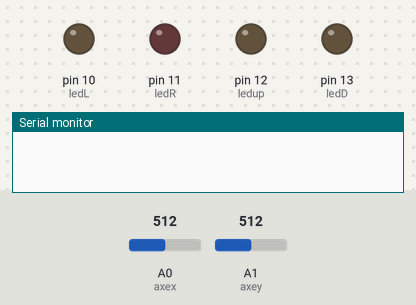
A sketch run on a simulated Arduino Uno, built with avr-gcc and run on an emulated ATmega328P. On the bench: output pins drawn as LEDs (lit = HIGH), the last lines printed to the serial monitor. The test bench sets the inputs (shaded band); at power-on: A0 (axex) = 512, A1 (axey) = 512.

Above: at 1.2 s.
1.3 s: A0 (axex) set to 414
2.8 s: A0 (axex) set to 391
At 3.1 s:
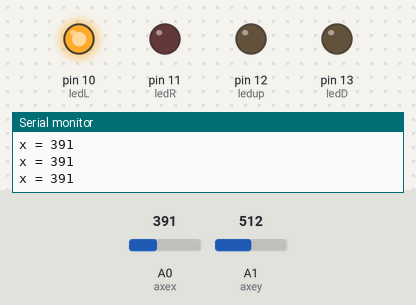
4.3 s: A1 (axey) set to 407
5.8 s: A1 (axey) set to 382
At 7.0 s:
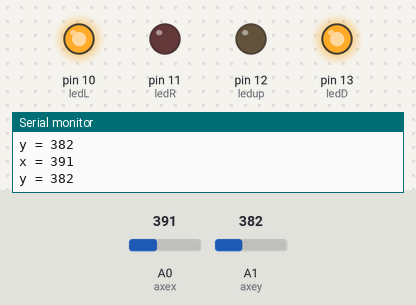
7.3 s: A0 (axex) set to 410
At 8.4 s:
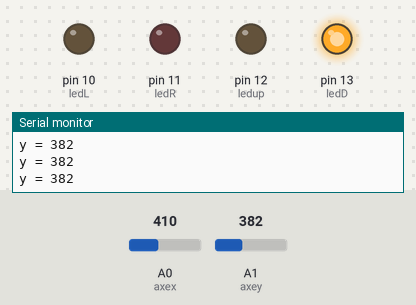
8.8 s: A1 (axey) set to 1023
At 9.5 s:
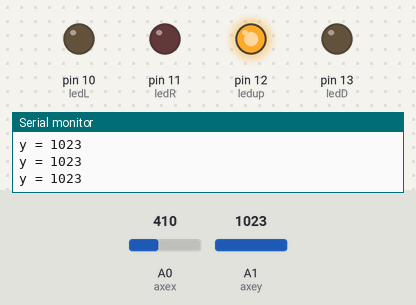
Timing chart, 0 to 11.3 s (numbered marks = the images above; inputs shaded):
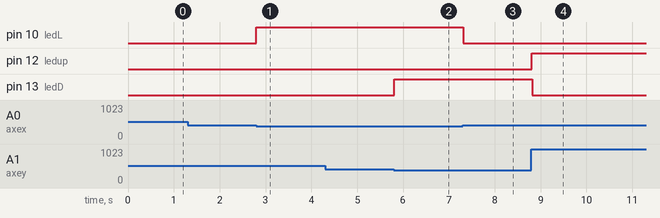

The sketch:

joystick_leds.ino
```cpp
int axey = A1;   // Entrée de référence pour l'axe Y.
int axex = A0;   // Entrée de référence pour l'axe X.
int ledup = 12;   // Led supérieur.
int ledD = 13;    // Led inférieur.
int ledL = 10;    // Led gauche.
int ledR = 11;    // Led droite.
int valeurX;
int valeurY;

void setup() {
  Serial.begin(9600);
  /* Définition des leds
  comme sorties */
  pinMode(ledup, OUTPUT);
  pinMode(ledD, OUTPUT);
  pinMode(ledL, OUTPUT);
  pinMode(ledR, OUTPUT);
}

void loop() {
  valeurX = analogRead(axex);
  if (valeurX > 700){ // droite
    digitalWrite(ledR,HIGH);
    Serial.print("x = ");
    Serial.println(valeurX);
  }else{
    digitalWrite(ledR, LOW );
  }

  valeurX = analogRead(axex);
  if (valeurX < 400){  // gauche
    digitalWrite(ledL,HIGH);
    Serial.print("x = ");
    Serial.println(valeurX);
  }else{
    digitalWrite(ledL, LOW );
  }

  valeurY = analogRead(axey);
  if (valeurY > 700){  // en haut
    digitalWrite(ledup,HIGH);
    Serial.print("y = ");
    Serial.println(valeurY);
  }else{
    digitalWrite(ledup, LOW );
  }

  valeurY = analogRead(axey);
  if (valeurY < 400){  // en bas
    digitalWrite(ledD,HIGH);
    Serial.print("y = ");
    Serial.println(valeurY);
  }else{
    digitalWrite(ledD, LOW );
  }
}
```

Measured:
- the behaviour switches between 400 and 399 on A0 (axex) (found by bisection; images 0 and 1)
- the behaviour switches between 400 and 399 on A1 (axey) (found by bisection; images 1 and 2)
- after the input at 1.3 s, every drawn part: stays the same
- after the input at 2.8 s, pin 10 (ledL): LOW → HIGH at once
- after the input at 5.8 s, pin 13 (ledD): LOW → HIGH at once
- after the input at 7.3 s, pin 10 (ledL): HIGH → LOW at once
- after the input at 8.8 s, pin 12 (ledup): LOW → HIGH at once; pin 13 (ledD): HIGH → LOW at once
